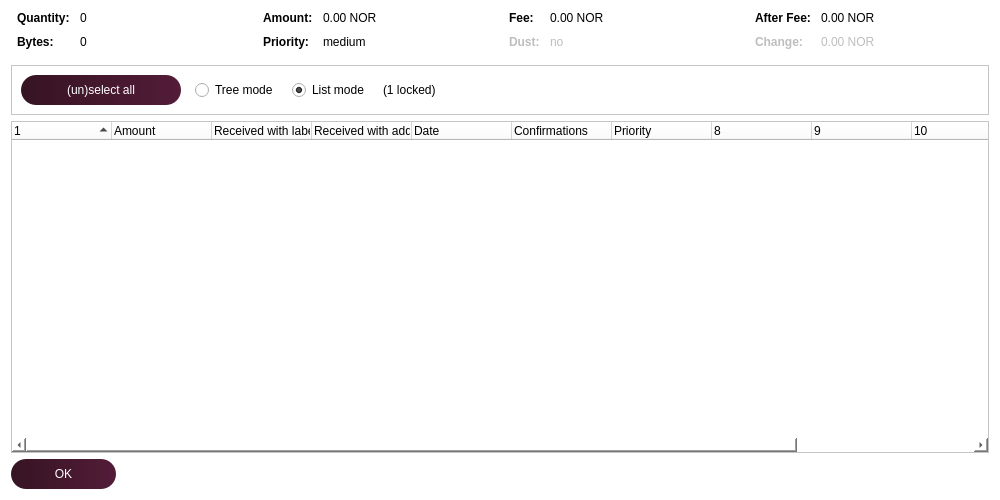
<?xml version="1.0" encoding="UTF-8"?>
<ui version="4.0">
 <class>CoinControlDialog</class>
 <widget class="QDialog" name="CoinControlDialog">
  <property name="geometry">
   <rect>
    <x>0</x>
    <y>0</y>
    <width>1000</width>
    <height>500</height>
   </rect>
  </property>
  <property name="windowTitle">
   <string>Coin Selection</string>
  </property>
  <property name="styleSheet">
   <string notr="true">background-color:white;</string>
  </property>
  <layout class="QVBoxLayout" name="verticalLayout">
   <item>
    <layout class="QHBoxLayout" name="horizontalLayoutTop" stretch="0,0,0,0">
     <property name="topMargin">
      <number>0</number>
     </property>
     <property name="bottomMargin">
      <number>10</number>
     </property>
     <item>
      <layout class="QFormLayout" name="formLayoutCoinControl1">
       <property name="horizontalSpacing">
        <number>10</number>
       </property>
       <property name="verticalSpacing">
        <number>10</number>
       </property>
       <property name="leftMargin">
        <number>6</number>
       </property>
       <property name="rightMargin">
        <number>6</number>
       </property>
       <item row="0" column="0">
        <widget class="QLabel" name="labelCoinControlQuantityText">
         <property name="font">
          <font>
           <weight>75</weight>
           <bold>true</bold>
          </font>
         </property>
         <property name="text">
          <string>Quantity:</string>
         </property>
        </widget>
       </item>
       <item row="0" column="1">
        <widget class="QLabel" name="labelCoinControlQuantity">
         <property name="cursor">
          <cursorShape>IBeamCursor</cursorShape>
         </property>
         <property name="contextMenuPolicy">
          <enum>Qt::ActionsContextMenu</enum>
         </property>
         <property name="text">
          <string notr="true">0</string>
         </property>
         <property name="textInteractionFlags">
          <set>Qt::LinksAccessibleByMouse|Qt::TextSelectableByKeyboard|Qt::TextSelectableByMouse</set>
         </property>
        </widget>
       </item>
       <item row="1" column="0">
        <widget class="QLabel" name="labelCoinControlBytesText">
         <property name="font">
          <font>
           <weight>75</weight>
           <bold>true</bold>
          </font>
         </property>
         <property name="text">
          <string>Bytes:</string>
         </property>
        </widget>
       </item>
       <item row="1" column="1">
        <widget class="QLabel" name="labelCoinControlBytes">
         <property name="cursor">
          <cursorShape>IBeamCursor</cursorShape>
         </property>
         <property name="contextMenuPolicy">
          <enum>Qt::ActionsContextMenu</enum>
         </property>
         <property name="text">
          <string notr="true">0</string>
         </property>
         <property name="textInteractionFlags">
          <set>Qt::LinksAccessibleByMouse|Qt::TextSelectableByKeyboard|Qt::TextSelectableByMouse</set>
         </property>
        </widget>
       </item>
      </layout>
     </item>
     <item>
      <layout class="QFormLayout" name="formLayoutCoinControl2">
       <property name="horizontalSpacing">
        <number>10</number>
       </property>
       <property name="verticalSpacing">
        <number>10</number>
       </property>
       <property name="leftMargin">
        <number>6</number>
       </property>
       <property name="rightMargin">
        <number>6</number>
       </property>
       <item row="0" column="0">
        <widget class="QLabel" name="labelCoinControlAmountText">
         <property name="font">
          <font>
           <weight>75</weight>
           <bold>true</bold>
          </font>
         </property>
         <property name="text">
          <string>Amount:</string>
         </property>
        </widget>
       </item>
       <item row="0" column="1">
        <widget class="QLabel" name="labelCoinControlAmount">
         <property name="cursor">
          <cursorShape>IBeamCursor</cursorShape>
         </property>
         <property name="contextMenuPolicy">
          <enum>Qt::ActionsContextMenu</enum>
         </property>
         <property name="text">
          <string notr="true">0.00 NOR</string>
         </property>
         <property name="textInteractionFlags">
          <set>Qt::LinksAccessibleByMouse|Qt::TextSelectableByKeyboard|Qt::TextSelectableByMouse</set>
         </property>
        </widget>
       </item>
       <item row="1" column="0">
        <widget class="QLabel" name="labelCoinControlPriorityText">
         <property name="font">
          <font>
           <weight>75</weight>
           <bold>true</bold>
          </font>
         </property>
         <property name="text">
          <string>Priority:</string>
         </property>
        </widget>
       </item>
       <item row="1" column="1">
        <widget class="QLabel" name="labelCoinControlPriority">
         <property name="cursor">
          <cursorShape>IBeamCursor</cursorShape>
         </property>
         <property name="contextMenuPolicy">
          <enum>Qt::ActionsContextMenu</enum>
         </property>
         <property name="text">
          <string notr="true">medium</string>
         </property>
         <property name="textInteractionFlags">
          <set>Qt::LinksAccessibleByMouse|Qt::TextSelectableByKeyboard|Qt::TextSelectableByMouse</set>
         </property>
        </widget>
       </item>
      </layout>
     </item>
     <item>
      <layout class="QFormLayout" name="formLayoutCoinControl3">
       <property name="horizontalSpacing">
        <number>10</number>
       </property>
       <property name="verticalSpacing">
        <number>10</number>
       </property>
       <property name="leftMargin">
        <number>6</number>
       </property>
       <property name="rightMargin">
        <number>6</number>
       </property>
       <item row="0" column="0">
        <widget class="QLabel" name="labelCoinControlFeeText">
         <property name="font">
          <font>
           <weight>75</weight>
           <bold>true</bold>
          </font>
         </property>
         <property name="text">
          <string>Fee:</string>
         </property>
        </widget>
       </item>
       <item row="0" column="1">
        <widget class="QLabel" name="labelCoinControlFee">
         <property name="cursor">
          <cursorShape>IBeamCursor</cursorShape>
         </property>
         <property name="contextMenuPolicy">
          <enum>Qt::ActionsContextMenu</enum>
         </property>
         <property name="text">
          <string notr="true">0.00 NOR</string>
         </property>
         <property name="textInteractionFlags">
          <set>Qt::LinksAccessibleByMouse|Qt::TextSelectableByKeyboard|Qt::TextSelectableByMouse</set>
         </property>
        </widget>
       </item>
       <item row="1" column="0">
        <widget class="QLabel" name="labelCoinControlLowOutputText">
         <property name="enabled">
          <bool>false</bool>
         </property>
         <property name="font">
          <font>
           <weight>75</weight>
           <bold>true</bold>
          </font>
         </property>
         <property name="text">
          <string>Dust:</string>
         </property>
        </widget>
       </item>
       <item row="1" column="1">
        <widget class="QLabel" name="labelCoinControlLowOutput">
         <property name="enabled">
          <bool>false</bool>
         </property>
         <property name="cursor">
          <cursorShape>IBeamCursor</cursorShape>
         </property>
         <property name="contextMenuPolicy">
          <enum>Qt::ActionsContextMenu</enum>
         </property>
         <property name="text">
          <string notr="true">no</string>
         </property>
         <property name="textInteractionFlags">
          <set>Qt::LinksAccessibleByMouse|Qt::TextSelectableByKeyboard|Qt::TextSelectableByMouse</set>
         </property>
        </widget>
       </item>
      </layout>
     </item>
     <item>
      <layout class="QFormLayout" name="formLayoutCoinControl4">
       <property name="horizontalSpacing">
        <number>10</number>
       </property>
       <property name="verticalSpacing">
        <number>10</number>
       </property>
       <property name="leftMargin">
        <number>6</number>
       </property>
       <property name="rightMargin">
        <number>6</number>
       </property>
       <item row="0" column="0">
        <widget class="QLabel" name="labelCoinControlAfterFeeText">
         <property name="font">
          <font>
           <weight>75</weight>
           <bold>true</bold>
          </font>
         </property>
         <property name="text">
          <string>After Fee:</string>
         </property>
        </widget>
       </item>
       <item row="0" column="1">
        <widget class="QLabel" name="labelCoinControlAfterFee">
         <property name="cursor">
          <cursorShape>IBeamCursor</cursorShape>
         </property>
         <property name="contextMenuPolicy">
          <enum>Qt::ActionsContextMenu</enum>
         </property>
         <property name="text">
          <string notr="true">0.00 NOR</string>
         </property>
         <property name="textInteractionFlags">
          <set>Qt::LinksAccessibleByMouse|Qt::TextSelectableByKeyboard|Qt::TextSelectableByMouse</set>
         </property>
        </widget>
       </item>
       <item row="1" column="0">
        <widget class="QLabel" name="labelCoinControlChangeText">
         <property name="enabled">
          <bool>false</bool>
         </property>
         <property name="font">
          <font>
           <weight>75</weight>
           <bold>true</bold>
          </font>
         </property>
         <property name="text">
          <string>Change:</string>
         </property>
        </widget>
       </item>
       <item row="1" column="1">
        <widget class="QLabel" name="labelCoinControlChange">
         <property name="enabled">
          <bool>false</bool>
         </property>
         <property name="cursor">
          <cursorShape>IBeamCursor</cursorShape>
         </property>
         <property name="contextMenuPolicy">
          <enum>Qt::ActionsContextMenu</enum>
         </property>
         <property name="text">
          <string notr="true">0.00 NOR</string>
         </property>
         <property name="textInteractionFlags">
          <set>Qt::LinksAccessibleByMouse|Qt::TextSelectableByKeyboard|Qt::TextSelectableByMouse</set>
         </property>
        </widget>
       </item>
      </layout>
     </item>
    </layout>
   </item>
   <item>
    <widget class="QFrame" name="frame">
     <property name="minimumSize">
      <size>
       <width>0</width>
       <height>40</height>
      </size>
     </property>
     <property name="frameShape">
      <enum>QFrame::StyledPanel</enum>
     </property>
     <property name="frameShadow">
      <enum>QFrame::Sunken</enum>
     </property>
     <layout class="QHBoxLayout" name="horizontalLayout">
      <item>
       <layout class="QHBoxLayout" name="horizontalLayoutPanel" stretch="0,0,0,0,0">
        <property name="spacing">
         <number>14</number>
        </property>
        <item>
         <widget class="QPushButton" name="pushButtonSelectAll">
          <property name="sizePolicy">
           <sizepolicy hsizetype="Maximum" vsizetype="Fixed">
            <horstretch>0</horstretch>
            <verstretch>0</verstretch>
           </sizepolicy>
          </property>
          <property name="minimumSize">
           <size>
            <width>160</width>
            <height>0</height>
           </size>
          </property>
          <property name="styleSheet">
           <string notr="true">background: QLinearGradient(x1: 0, y1: 0, x2: 1, y2: 0, stop: 0 #361423, stop: 1 #531c38);
color: white;
border-radius:15px;
height:30px;
width:105px;</string>
          </property>
          <property name="text">
           <string>(un)select all</string>
          </property>
          <property name="autoDefault">
           <bool>false</bool>
          </property>
         </widget>
        </item>
        <item>
         <widget class="QRadioButton" name="radioTreeMode">
          <property name="sizePolicy">
           <sizepolicy hsizetype="Maximum" vsizetype="Fixed">
            <horstretch>0</horstretch>
            <verstretch>0</verstretch>
           </sizepolicy>
          </property>
          <property name="text">
           <string>Tree mode</string>
          </property>
         </widget>
        </item>
        <item>
         <widget class="QRadioButton" name="radioListMode">
          <property name="sizePolicy">
           <sizepolicy hsizetype="Maximum" vsizetype="Fixed">
            <horstretch>0</horstretch>
            <verstretch>0</verstretch>
           </sizepolicy>
          </property>
          <property name="text">
           <string>List mode</string>
          </property>
          <property name="checked">
           <bool>true</bool>
          </property>
         </widget>
        </item>
        <item>
         <widget class="QLabel" name="labelLocked">
          <property name="text">
           <string notr="true">(1 locked)</string>
          </property>
         </widget>
        </item>
        <item>
         <spacer name="horizontalSpacer">
          <property name="orientation">
           <enum>Qt::Horizontal</enum>
          </property>
          <property name="sizeHint" stdset="0">
           <size>
            <width>40</width>
            <height>20</height>
           </size>
          </property>
         </spacer>
        </item>
       </layout>
      </item>
     </layout>
    </widget>
   </item>
   <item>
    <widget class="CoinControlTreeWidget" name="treeWidget">
     <property name="contextMenuPolicy">
      <enum>Qt::CustomContextMenu</enum>
     </property>
     <property name="sortingEnabled">
      <bool>false</bool>
     </property>
     <property name="columnCount">
      <number>12</number>
     </property>
     <attribute name="headerShowSortIndicator" stdset="0">
      <bool>true</bool>
     </attribute>
     <attribute name="headerStretchLastSection">
      <bool>false</bool>
     </attribute>
     <column>
      <property name="text">
       <string/>
      </property>
     </column>
     <column>
      <property name="text">
       <string>Amount</string>
      </property>
     </column>
     <column>
      <property name="text">
       <string>Received with label</string>
      </property>
     </column>
     <column>
      <property name="text">
       <string>Received with address</string>
      </property>
     </column>
     <column>
      <property name="text">
       <string>Date</string>
      </property>
     </column>
     <column>
      <property name="text">
       <string>Confirmations</string>
      </property>
      <property name="toolTip">
       <string>Confirmed</string>
      </property>
     </column>
     <column>
      <property name="text">
       <string>Priority</string>
      </property>
     </column>
     <column>
      <property name="text">
       <string/>
      </property>
     </column>
     <column>
      <property name="text">
       <string/>
      </property>
     </column>
     <column>
      <property name="text">
       <string/>
      </property>
     </column>
     <column>
      <property name="text">
       <string/>
      </property>
     </column>
     <column>
      <property name="text">
       <string/>
      </property>
     </column>
    </widget>
   </item>
   <item>
    <widget class="QDialogButtonBox" name="buttonBox">
     <property name="sizePolicy">
      <sizepolicy hsizetype="Maximum" vsizetype="Fixed">
       <horstretch>0</horstretch>
       <verstretch>0</verstretch>
      </sizepolicy>
     </property>
     <property name="styleSheet">
      <string notr="true">background: QLinearGradient(x1: 0, y1: 0, x2: 1, y2: 0, stop: 0 #361423, stop: 1 #531c38);
color: white;
border-radius:15px;
height:30px;
width:105px;</string>
     </property>
     <property name="orientation">
      <enum>Qt::Horizontal</enum>
     </property>
     <property name="standardButtons">
      <set>QDialogButtonBox::Ok</set>
     </property>
    </widget>
   </item>
  </layout>
 </widget>
 <customwidgets>
  <customwidget>
   <class>CoinControlTreeWidget</class>
   <extends>QTreeWidget</extends>
   <header>coincontroltreewidget.h</header>
  </customwidget>
 </customwidgets>
 <resources/>
 <connections/>
</ui>
